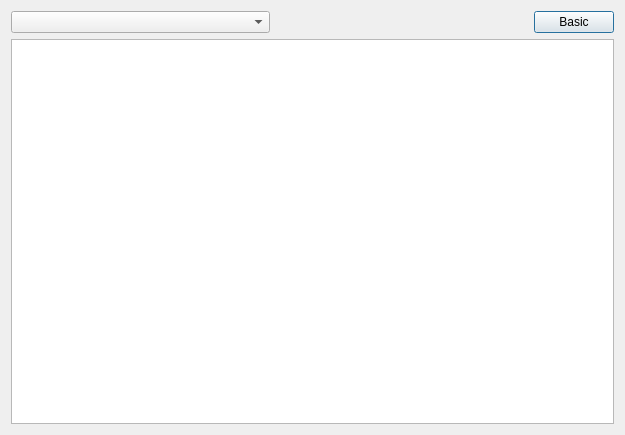
<?xml version="1.0" encoding="UTF-8"?>
<ui version="4.0">
 <class>PyCfgDialog</class>
 <widget class="QDialog" name="PyCfgDialog">
  <property name="geometry">
   <rect>
    <x>0</x>
    <y>0</y>
    <width>625</width>
    <height>435</height>
   </rect>
  </property>
  <property name="windowTitle">
   <string>Configurator</string>
  </property>
  <property name="windowIcon">
   <iconset resource="pyCfgResource.qrc">
    <normaloff>:/pyCfg/pycfgicon</normaloff>:/pyCfg/pycfgicon</iconset>
  </property>
  <layout class="QVBoxLayout" name="verticalLayout">
   <item>
    <layout class="QHBoxLayout" name="horizontalLayout" stretch="1,1,0">
     <item>
      <widget class="QComboBox" name="categorySelection"/>
     </item>
     <item>
      <spacer name="horizontalSpacer">
       <property name="orientation">
        <enum>Qt::Horizontal</enum>
       </property>
       <property name="sizeHint" stdset="0">
        <size>
         <width>40</width>
         <height>20</height>
        </size>
       </property>
      </spacer>
     </item>
     <item>
      <widget class="QPushButton" name="advancedBtn">
       <property name="sizePolicy">
        <sizepolicy hsizetype="Minimum" vsizetype="Fixed">
         <horstretch>0</horstretch>
         <verstretch>0</verstretch>
        </sizepolicy>
       </property>
       <property name="text">
        <string>Basic</string>
       </property>
       <property name="checkable">
        <bool>true</bool>
       </property>
      </widget>
     </item>
    </layout>
   </item>
   <item>
    <widget class="QTreeWidget" name="settingsTree">
     <property name="horizontalScrollBarPolicy">
      <enum>Qt::ScrollBarAlwaysOff</enum>
     </property>
     <property name="rootIsDecorated">
      <bool>false</bool>
     </property>
     <property name="columnCount">
      <number>2</number>
     </property>
     <attribute name="headerVisible">
      <bool>false</bool>
     </attribute>
     <attribute name="headerDefaultSectionSize">
      <number>270</number>
     </attribute>
     <attribute name="headerMinimumSectionSize">
      <number>20</number>
     </attribute>
     <attribute name="headerStretchLastSection">
      <bool>false</bool>
     </attribute>
     <column>
      <property name="text">
       <string notr="true">1</string>
      </property>
     </column>
     <column>
      <property name="text">
       <string notr="true">2</string>
      </property>
     </column>
    </widget>
   </item>
  </layout>
 </widget>
 <resources>
  <include location="pyCfgResource.qrc"/>
 </resources>
 <connections/>
</ui>
